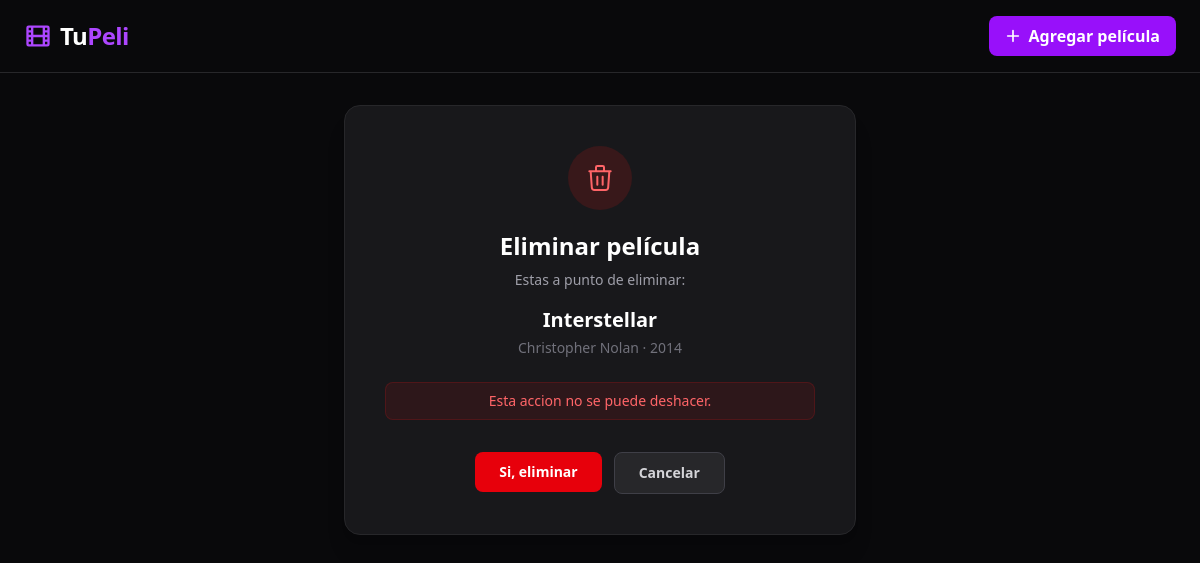
The page /pelicula/2/eliminar/ on the database its author committed.
### peliculas/models.py (models this page shows, shortened)
class Pelicula(models.Model):
    GENEROS = [
        ('accion', 'Acción'),
        ('comedia', 'Comedia'),
        ('drama', 'Drama'),
        ('terror', 'Terror'),
        ('ciencia_ficcion', 'Ciencia Ficción'),
        ('animacion', 'Animación'),
        ('romance', 'Romance'),
        ('thriller', 'Thriller'),
        ('documental', 'Documental'),
        ('otro', 'Otro'),
    ]
    titulo = models.CharField(max_length=200)
    director = models.CharField(max_length=150)
    anio = models.PositiveIntegerField()
    genero = models.CharField(max_length=50, choices=GENEROS)
    sinopsis = models.TextField()
    imagen_url = models.URLField(blank=True, null=True)
    calificacion = models.DecimalField(max_digits=3, decimal_places=1)
    creado_en = models.DateTimeField(auto_now_add=True)
    class Meta:
        ordering = ['-anio']
        verbose_name = 'Película'
        verbose_name_plural = 'Películas'

### peliculas/views.py (the view)
# urls.py: path('pelicula/<int:pk>/eliminar/', views.eliminar_pelicula, name='eliminar_pelicula'),
def eliminar_pelicula(request, pk):
    pelicula = get_object_or_404(Pelicula, pk=pk)
    if request.method == 'POST':
        titulo = pelicula.titulo
        pelicula.delete()
        messages.success(request, f'Película "{titulo}" eliminada exitosamente.')
        return redirect('lista_peliculas')
    return render(request, 'peliculas/confirmar_eliminar.html', {'pelicula': pelicula})

### peliculas/templates/peliculas/confirmar_eliminar.html (shortened to what this page needs)
{% extends "base.html" %}
{% block content %}
<div class="max-w-lg mx-auto">
    <div class="bg-zinc-900 rounded-2xl p-10 text-center shadow-xl border border-zinc-800">
        <div class="flex items-center justify-center w-16 h-16 bg-red-900/30 rounded-full mx-auto mb-5">
        </div>
        <h1 class="text-2xl font-bold text-white mb-2">Eliminar película</h1>
        <p class="text-zinc-400 text-sm mb-4">Estas a punto de eliminar:</p>
        <p class="text-xl font-bold text-white">{{ pelicula.titulo }}</p>
        <p class="text-zinc-500 text-sm mt-1">{{ pelicula.director }} &middot; {{ pelicula.anio }}</p>
        <p class="text-red-400 text-sm mt-6 bg-red-900/20 border border-red-900/40 rounded-lg px-4 py-2">
            Esta accion no se puede deshacer.
        </p>
        <div class="flex gap-3 justify-center mt-8">
            <form method="post">
                <button type="submit"
                        class="px-6 py-2.5 bg-red-600 hover:bg-red-700 text-white rounded-lg transition-colors font-semibold text-sm">
                    Si, eliminar
                </button>
            </form>
            <a href="{% url 'lista_peliculas' %}"
               class="px-6 py-2.5 bg-zinc-800 hover:bg-zinc-700 text-zinc-300 rounded-lg transition-colors font-semibold text-sm border border-zinc-700">
                Cancelar
            </a>
        </div>
    </div>
</div>
{% endblock %}

### theme/templates/base.html (shortened to what this page needs)
{% load static tailwind_tags %}
<!DOCTYPE html>
<html lang="es">
<head>
    {% tailwind_css %}
</head>
<body class="bg-zinc-950 min-h-screen font-sans text-white">
    <nav class="bg-zinc-950 border-b border-zinc-800 sticky top-0 z-50">
        <div class="max-w-7xl mx-auto px-6 py-4 flex items-center justify-between">
            <a href="{% url 'lista_peliculas' %}" class="flex items-center gap-2">
                <span class="text-2xl font-extrabold tracking-tight">
                    Tu<span class="text-purple-500">Peli</span>
                </span>
            </a>
            <a href="{% url 'crear_pelicula' %}"
               class="flex items-center gap-2 bg-purple-600 hover:bg-purple-700 text-white font-semibold px-4 py-2 rounded-lg transition-colors">
                <svg xmlns="http://www.w3.org/2000/svg" class="h-4 w-4" fill="none" viewBox="0 0 24 24" stroke="currentColor" stroke-width="2.5">
                    <path stroke-linecap="round" stroke-linejoin="round" d="M12 4v16m8-8H4"/>
                </svg>
                Agregar película
            </a>
        </div>
    </nav>
    <main class="max-w-7xl mx-auto px-6 py-8">
        {% block content %}{% endblock %}
    </main>
</body>
</html>

### rows shown on the page
Pelicula: titulo "Interstellar", director "Christopher Nolan", anio "2014"
